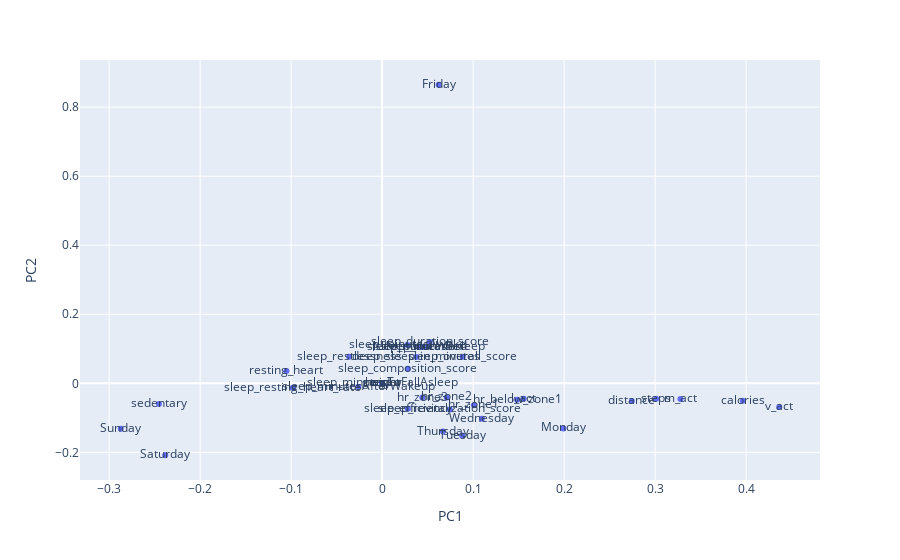

Notebook source saved alongside this figure:
### Code cell
loadings_label = df_loadings.index
# loadings_label = df_loadings.index.str.strip(' (cm)')

fig = px.scatter(df_loadings, x='PC1', y='PC2',
                    text = loadings_label)

fig.show()

### Figure 1 — Plotly figure (JSON) as saved in the notebook; plotly's stock layout.template omitted (floating-point values rounded to 4 significant figures)
{"data": [{"hovertemplate": "PC1=%{x}<br>PC2=%{y}<br>index=%{text}<extra></extra>", "legendgroup": "", "marker": {"color": "#636efa", "symbol": "circle"}, "mode": "markers+text", "name": "", "orientation": "v", "showlegend": false, "text": ["calories", "distance", "l_act", "m_act", "resting_heart", "sedentary", "sleep_overall_score", "sleep_composition_score", "sleep_revitalization_score", "sleep_duration_score", "deep_sleep_in_minutes", "sleep_resting_heart_rate", "sleep_restlessness", "sleep_duration", "sleep_minutesToFallAsleep", "sleep_minutesAsleep", "sleep_minutesAwake", "sleep_minutesAfterWakeup", "sleep_timeInBed", "sleep_efficiency", "steps", "hr_below_zone1", "hr_zone1", "hr_zone3", "hr_zone2", "v_act", "age", "height", "gender", "Monday", "Tuesday", "Wednesday", "Thursday", "Friday", "Saturday", "Sunday"], "type": "scatter", "x": [0.3963, 0.2744, 0.1555, 0.3278, -0.1052, -0.2452, 0.08853, 0.02831, 0.07446, 0.05222, 0.0377, -0.09802, -0.0362, 0.04319, -4.235e-22, 0.04844, 0.02789, -0.02616, 0.04319, 0.02824, 0.3011, 0.1483, 0.1009, 0.0442, 0.07094, 0.4364, 3.999e-26, 5.875e-25, -2.842e-26, 0.1991, 0.08788, 0.1096, 0.06682, 0.06208, -0.2383, -0.2872], "xaxis": "x", "y": [-0.05054, -0.05147, -0.04479, -0.04552, 0.03577, -0.05972, 0.07726, 0.04223, -0.07574, 0.1198, 0.07637, -0.013, 0.07669, 0.105, -1.388e-17, 0.105, 0.1107, -0.009661, 0.105, -0.07335, -0.04477, -0.04772, -0.06324, -0.04147, -0.0411, -0.06855, 1.076e-21, 1.58e-20, -7.643e-22, -0.1307, -0.1515, -0.1025, -0.1399, 0.8649, -0.2084, -0.1319], "yaxis": "y"}], "layout": {"legend": {"tracegroupgap": 0}, "margin": {"t": 60}, "xaxis": {"anchor": "y", "domain": [0, 1], "title": {"text": "PC1"}}, "yaxis": {"anchor": "x", "domain": [0, 1], "title": {"text": "PC2"}}}}
